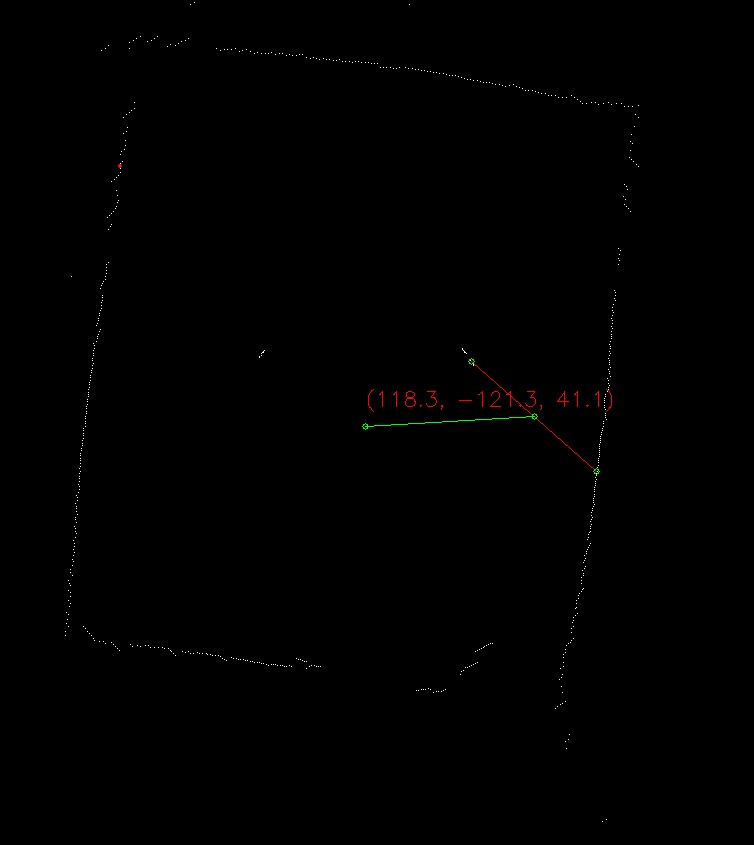
#> input picture mypython/FlightControll/RadarDrivers_reconstruct/radar_map.jpg, 754 x 845 px
$ python -i Lget_fire.py   (imports and definitions only)
#> lines starting #> are read from the running program, lines starting #| are printed output that depends on the picture; after the words box and inside, x2 and y2 are one past the last pixel; in counts of white or black regions, pixels touching at a corner belong together
#> further down, picture is the input picture: shape (845, 754, 3); mean B, G, R 0.4, 0.5, 0.6
import cv2
import numpy as np
# from Lpid import PID3
import time

debug = False
arr = []
filt_cnt = 3
filt_dis = 9000
area_min = 0
area_max = 10000
def find_largest_contour_center(image):
    gray = cv2.cvtColor(image, cv2.COLOR_BGR2GRAY)
    edges = cv2.Canny(gray, 50, 150)
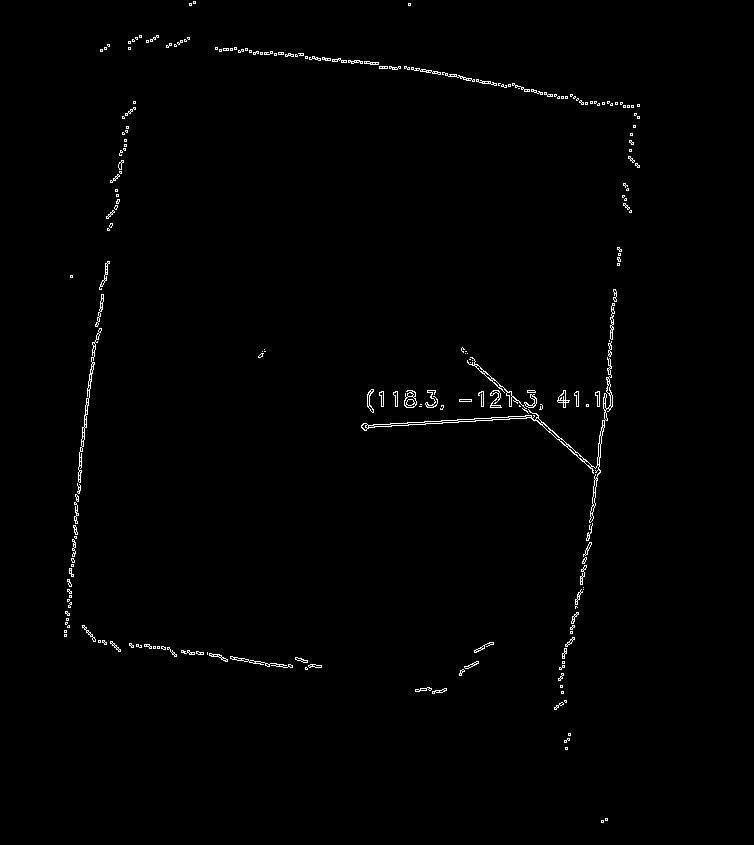
#> edges: shape (845, 754); 0.86% white in thin lines or dots, all inside (x1, y1, x2, y2) = (64, 1, 640, 823)
    contours, _ = cv2.findContours(edges, cv2.RETR_EXTERNAL, cv2.CHAIN_APPROX_SIMPLE)
#> contours = 221 contours, 175 with area under 20; largest, box (x1, y1, x2, y2) and area: (361, 357, 613, 523) 963, (78, 328, 102, 483) 254, (467, 357, 529, 414) 153, (404, 390, 417, 408) 146, (230, 656, 293, 668) 97
    if contours:
        max_contour = max(contours, key=cv2.contourArea)
#> max_contour = contour of 318 points, box (x1, y1, x2, y2) (361, 357, 613, 523), area 963
        area = cv2.contourArea(max_contour)
#> area = 963
        if(debug == True):
            pass
            #print(area)
        if area_max > area > area_min:  # 添加判断条件，只返回面积大于area的轮廓中点坐标
            M = cv2.moments(max_contour)
#> M = moments, m00 963, centre m10/m00, m01/m00 = (528.9, 431.2)
            center_x = int(M["m10"] / M["m00"])
#> center_x = 528
            center_y = int(M["m01"] / M["m00"])
#> center_y = 431
            cv2.drawContours(image, [max_contour], -1, (0, 255, 0), 2)
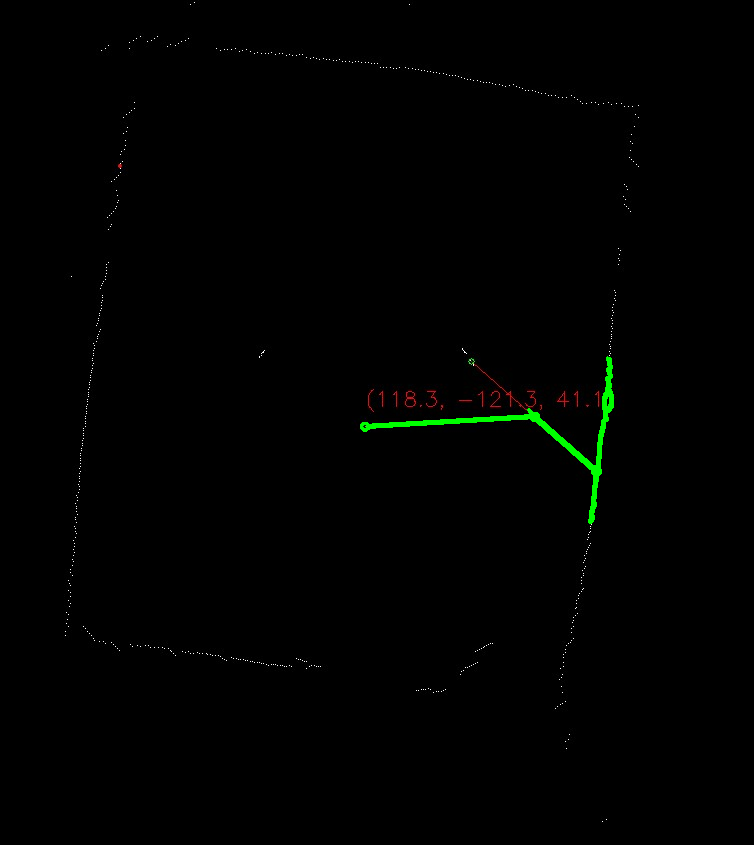
#> image: shape (845, 754, 3); 0.4% of pixels changed, all inside (x1, y1, x2, y2) = (360, 356, 614, 524)
            return image, center_x, center_y
    return image, None, None

def find_laser_point(img):
    frame = img
    h_img = cv2.cvtColor(img, cv2.COLOR_BGR2HSV)
    lower_red = np.array([0, 20, 210])
    upper_red = np.array([50, 255, 240])
    mask = cv2.inRange(h_img, lower_red, upper_red)
    res = cv2.bitwise_and(img, h_img, mask=mask)
    kernel = np.ones((9, 9), np.uint8)
    res = cv2.dilate(res, kernel)
    kernel = np.ones((3, 3), np.uint8)
    res = cv2.erode(res, kernel)
    kernel = np.ones((9, 9), np.uint8)
    res = cv2.dilate(res, kernel)
    kernel = np.ones((3, 3), np.uint8)
    res = cv2.erode(res, kernel)
    res = find_largest_contour_center(res)
    img_res = res[0]
    loc = [res[1], res[2]]
    if(debug == True):
        cv2.imshow('res', img_res)
    return img_res, loc

def get_fire_loc(img):
    img_res, loc = find_laser_point(img)
    if loc[0] is not None and loc[1] is not None:
        if(len(arr) <5):
            arr.append(loc)
        elif(len(arr)==5):
            cnt = 0
            for i in range(5):
                dis = (loc[0] - arr[i][0])**2 + (loc[1] - arr[i][1])**2
                if(dis <= filt_dis):
                    cnt += 1
            arr.append(loc)
            arr.pop(0)
            if(cnt >= filt_cnt):
                return loc
    else:
        return None


# [16 lines not run here, left out]

>>> import cv2
>>> picture = cv2.imread('../RadarDrivers_reconstruct/radar_map.jpg')
>>> result = find_largest_contour_center(picture)
